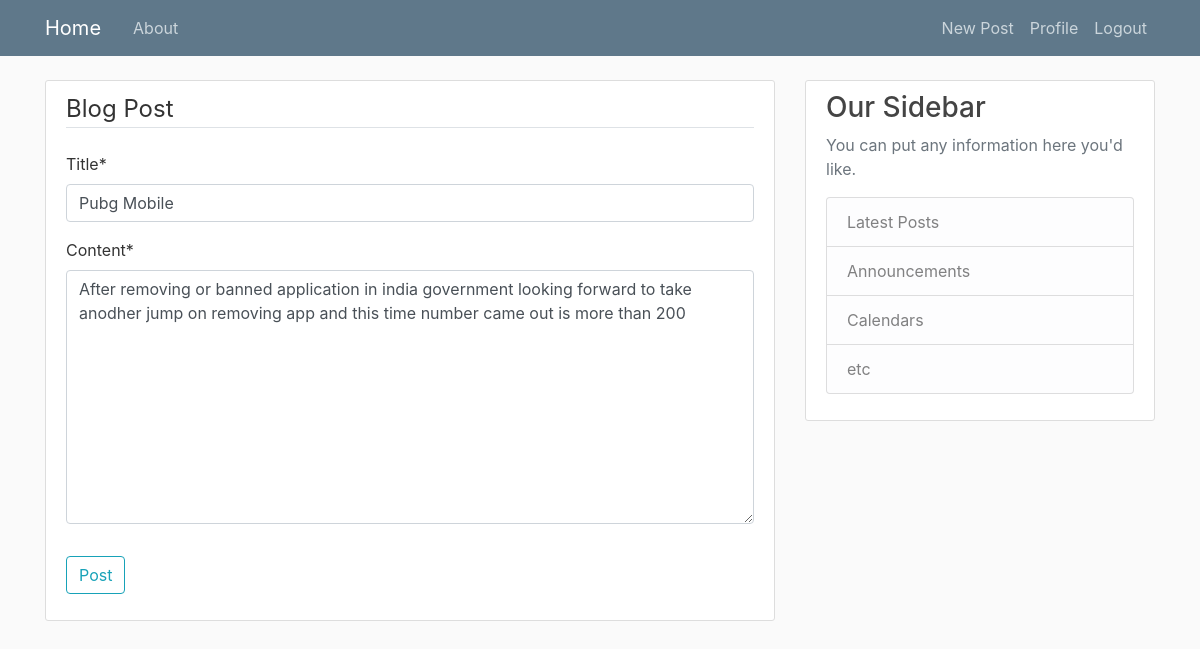
The app's page /post/17/update/ (signed in) with its own data.
### blogs/models.py (models this page shows, shortened)
class post(models.Model):
	title = models.CharField(max_length=100)
	content = models.TextField()
	date_published = models.DateTimeField(default=timezone.now)
	author = models.ForeignKey(User, on_delete=models.CASCADE)

### blogs/views.py (the view, shortened to what this page needs)
# urls.py: path('post/<int:pk>/update/', PostUpdateView.as_view(), name='post-update'),
class PostUpdateView(LoginRequiredMixin,UserPassesTestMixin, UpdateView):
	model = post
	fields = ['title', 'content']
	def test_func(self):
		post=self.get_object()
		if self.request.user == post.author:
			return True
		return False

### blogs/templates/blogs/post_form.html (shortened to what this page needs)
{% extends "blogs/base.html" %}
{% load crispy_forms_tags %}
{% block content %}
	<div class="content-section">
		<form method="POST">
			<fieldset class="form-group">
				<legend class="border-bottom mb-4">Blog Post</legend>
				{{ form|crispy }}
			</fieldset>
			<div class="form-group">
				<button class="btn btn-outline-info" type="submit">Post</button>
			</div>
		</form>
	</div>
{% endblock content %}

### blogs/static/blogs/main.css (style rules this page uses)
body { background: #fafafa; color: #333333; margin-top: 5rem; }
.content-section { background: #ffffff; padding: 10px 20px; border: 1px solid #dddddd; border-radius: 3px; margin-bottom: 20px; }

### records on screen
post: title "Pubg Mobile", content "After removing or banned application in india government looking forward to take anodher jump on removing app and this time number came out is more than 200"
